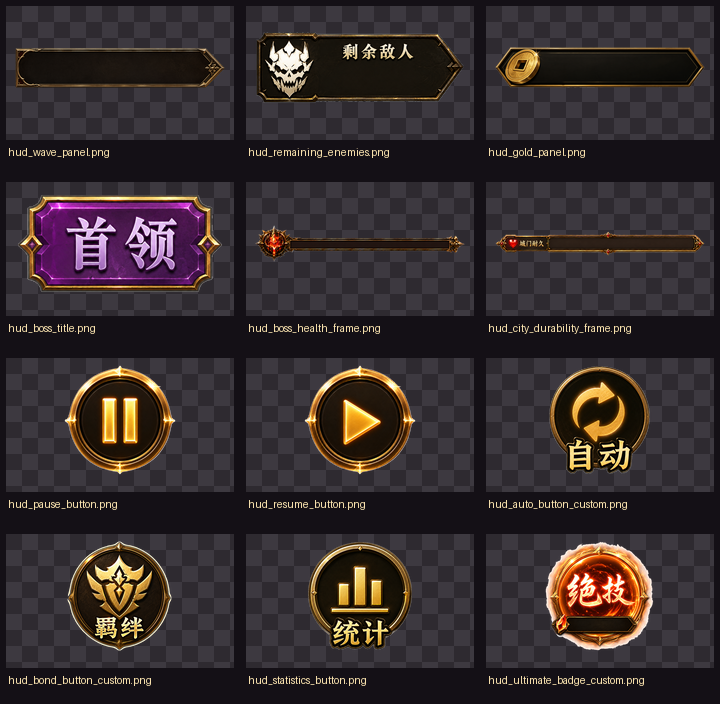
#> input picture docs/ui_art_generated/atlas_previews/ui_hud_custom_preview.png, 720 x 704 px
$ python -i prepare-battle-hud-assets.py   (imports and definitions only)
#> lines starting #> are read from the running program, lines starting #| are printed output that depends on the picture
from __future__ import annotations

import json
import re
import uuid
from dataclasses import dataclass
from pathlib import Path

from PIL import Image, ImageDraw, ImageFilter, ImageFont


ROOT = Path(__file__).resolve().parents[1]
ICON_SOURCE_ROOT = Path("/Users/hudaijin/Downloads/icon")
DOWNLOADS_ROOT = Path("/Users/hudaijin/Downloads")
OUTPUT_ROOT = ROOT / "assets" / "bundles" / "ui" / "ui_hud_custom"
MANIFEST = ROOT / "assets" / "scripts" / "ui" / "UiArtManifest.ts"
PREVIEW = ROOT / "docs" / "ui_art_generated" / "atlas_previews" / "ui_hud_custom_preview.png"


@dataclass(frozen=True)
class HudAsset:
  source_path: Path
  filename: str
  maximum_edge: int


def icon_source(filename: str) -> Path:
  return ICON_SOURCE_ROOT / filename


def download_source(filename: str) -> Path:
  return DOWNLOADS_ROOT / filename


ASSETS = (
  HudAsset(icon_source("怪物波数显示.png"), "hud_wave_panel.png", 1024),
  HudAsset(icon_source("剩余敌人显示图标.png"), "hud_remaining_enemies.png", 768),
  HudAsset(icon_source("金币显示面板.png"), "hud_gold_panel.png", 1024),
  HudAsset(icon_source("首领显示图标.png"), "hud_boss_title.png", 768),
  HudAsset(
    download_source("ChatGPT Image 2026年7月14日 11_58_47.png"),
    "hud_boss_health_frame.png",
    1024,
  ),
  HudAsset(
    download_source("ChatGPT Image 2026年7月14日 11_45_20.png"),
    "hud_city_durability_frame.png",
    1024,
  ),
  # The source filenames and the depicted symbols are reversed. Runtime names
  # follow the depicted action: pause uses ||, resume uses the play triangle.
  HudAsset(icon_source("继续按钮标志.png"), "hud_pause_button.png", 768),
  HudAsset(icon_source("暂停按钮图标.png"), "hud_resume_button.png", 768),
  HudAsset(icon_source("自动图标设计.png"), "hud_auto_button_custom.png", 768),
  HudAsset(icon_source("羁绊徽章.png"), "hud_bond_button_custom.png", 768),
  HudAsset(icon_source("统计图标设计.png"), "hud_statistics_button.png", 768),
  HudAsset(icon_source("绝技徽章设计.png"), "hud_ultimate_badge_custom.png", 768),
)
#> further down, picture is the input picture: PIL image 720x704 RGBA; mean R, G, B, A 53.5, 44.4, 45.6, 255


def remove_connected_white_canvas(source: Image.Image) -> Image.Image:
  """Remove only near-white pixels connected to the source image border."""
  rgb = source.convert("RGB")
  marker = (1, 2, 3)
  corners = (
    (0, 0),
    (rgb.width - 1, 0),
    (0, rgb.height - 1),
    (rgb.width - 1, rgb.height - 1),
  )
#> corners = ((0, 0), (719, 0), (0, 703), (719, 703))
  for corner in corners:
    color = rgb.getpixel(corner)
    if color == marker or min(color) < 210:
      continue
    ImageDraw.floodfill(rgb, corner, marker, thresh=38)

  hard_alpha = Image.new("L", rgb.size, 255)
#> hard_alpha: PIL image 720x704 L; every value is 255
  alpha_pixels = hard_alpha.load()
  rgb_pixels = rgb.load()
  for y in range(rgb.height):
    for x in range(rgb.width):
      if rgb_pixels[x, y] == marker:
        alpha_pixels[x, y] = 0

  # A very small feather removes the jagged white fringe without softening the art.
  feathered_alpha = hard_alpha.filter(ImageFilter.GaussianBlur(0.7))
  rgba = source.convert("RGBA")
  rgba.putalpha(feathered_alpha)

  visible_mask = feathered_alpha.point(lambda value: 255 if value > 2 else 0)
  bbox = visible_mask.getbbox()
#> bbox = (0, 0, 720, 704)
  if bbox is None:
    raise ValueError("white-background removal produced an empty image")
  cropped = rgba.crop(bbox)
  padded = Image.new("RGBA", (cropped.width + 24, cropped.height + 24), (0, 0, 0, 0))
#> padded: PIL image 744x728 RGBA; every value is 0
  padded.alpha_composite(cropped, (12, 12))
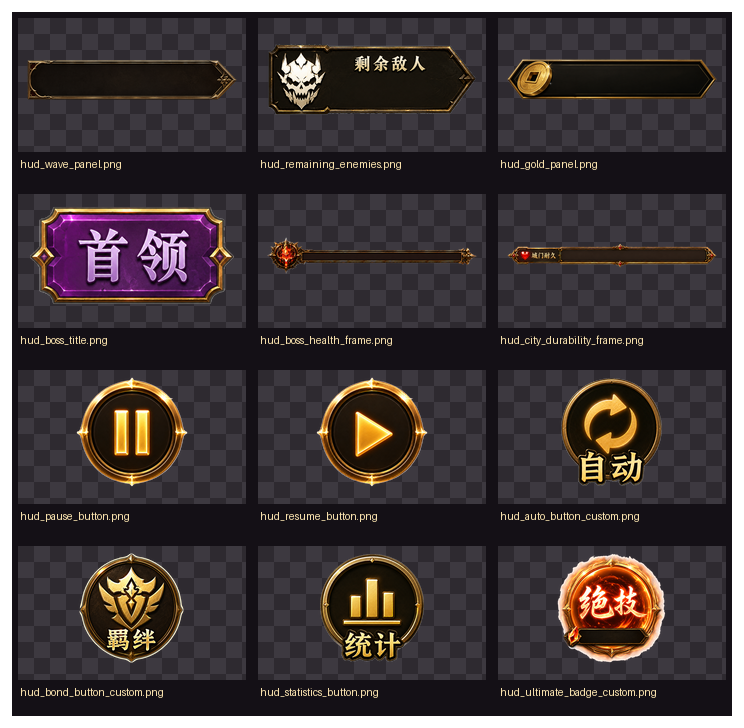
#> padded: PIL image 744x728 RGBA; mean R, G, B, A 50.1, 41.6, 42.6, 238.6; transparent parts drawn white
  return padded


# [141 lines left out: functions resize_for_runtime, write_directory_meta, write_image_meta, update_manifest, create_preview, main, not called in this run]


# [2 lines not run here, left out]

>>> from PIL import Image
>>> picture = Image.open('../docs/ui_art_generated/atlas_previews/ui_hud_custom_preview.png')
>>> result = remove_connected_white_canvas(picture)
